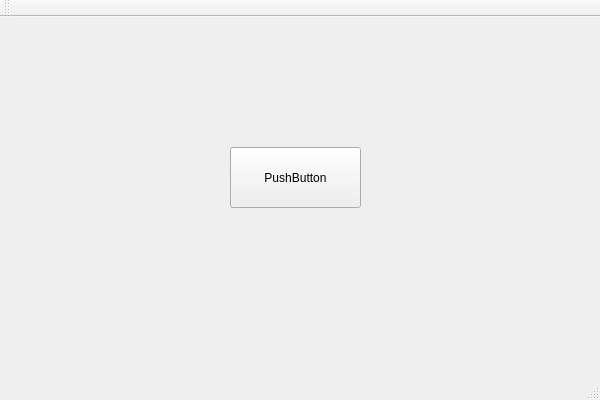
<?xml version="1.0" encoding="UTF-8"?>
<ui version="4.0">
 <class>FirstQTClass</class>
 <widget class="QMainWindow" name="FirstQTClass">
  <property name="geometry">
   <rect>
    <x>0</x>
    <y>0</y>
    <width>600</width>
    <height>400</height>
   </rect>
  </property>
  <property name="windowTitle">
   <string>FirstQT</string>
  </property>
  <widget class="QWidget" name="centralWidget">
   <widget class="QPushButton" name="pushButton">
    <property name="geometry">
     <rect>
      <x>230</x>
      <y>130</y>
      <width>131</width>
      <height>61</height>
     </rect>
    </property>
    <property name="text">
     <string>PushButton</string>
    </property>
   </widget>
  </widget>
  <widget class="QMenuBar" name="menuBar">
   <property name="geometry">
    <rect>
     <x>0</x>
     <y>0</y>
     <width>600</width>
     <height>21</height>
    </rect>
   </property>
  </widget>
  <widget class="QToolBar" name="mainToolBar">
   <attribute name="toolBarArea">
    <enum>TopToolBarArea</enum>
   </attribute>
   <attribute name="toolBarBreak">
    <bool>false</bool>
   </attribute>
  </widget>
  <widget class="QStatusBar" name="statusBar"/>
 </widget>
 <layoutdefault spacing="6" margin="11"/>
 <resources>
  <include location="firstqt.qrc"/>
 </resources>
 <connections/>
</ui>
